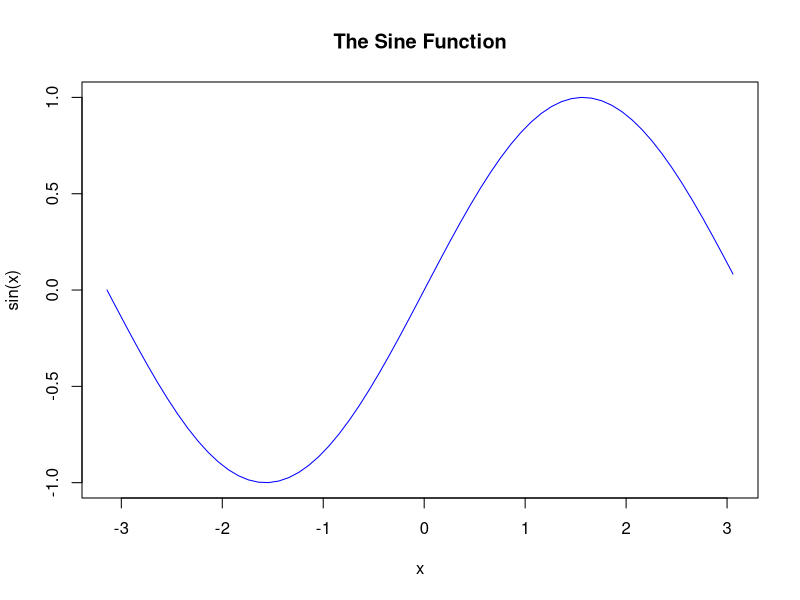
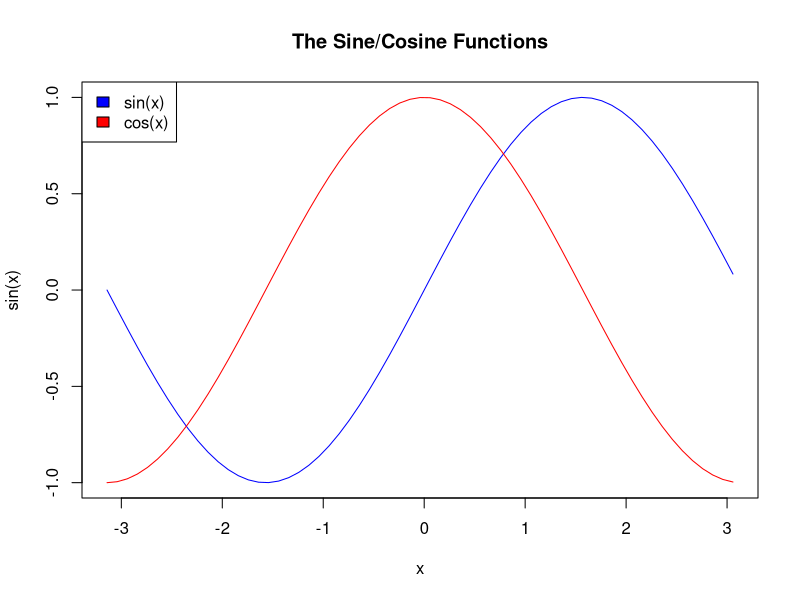
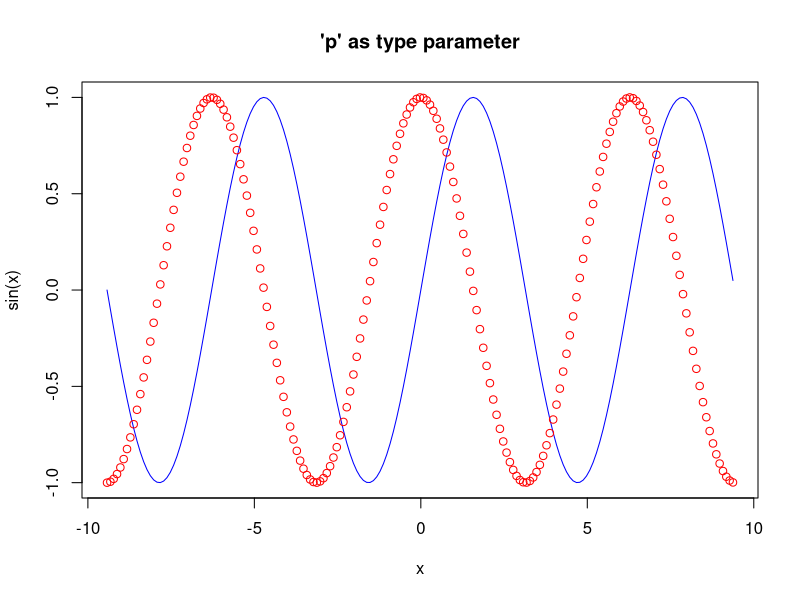
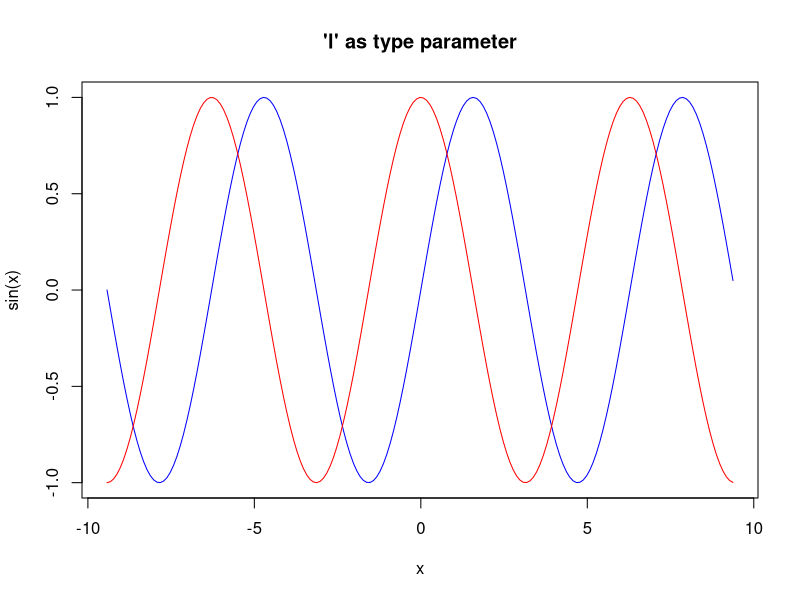
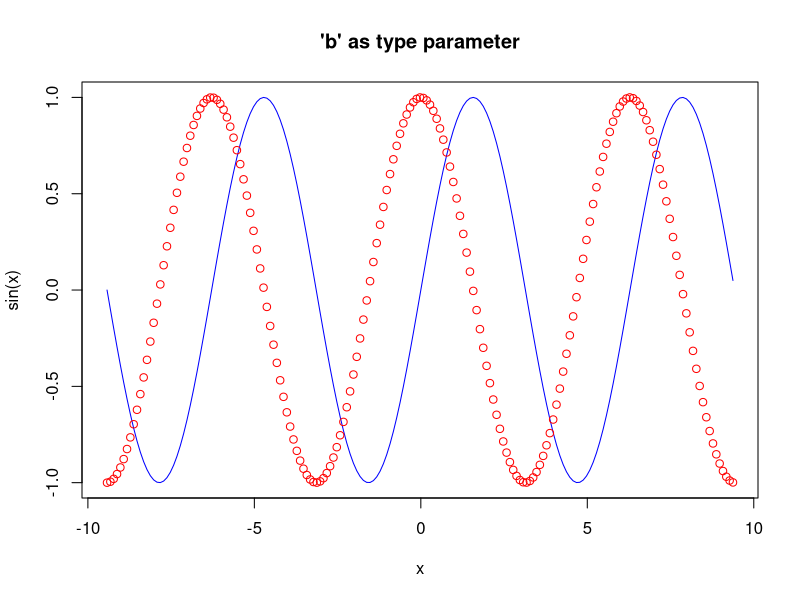
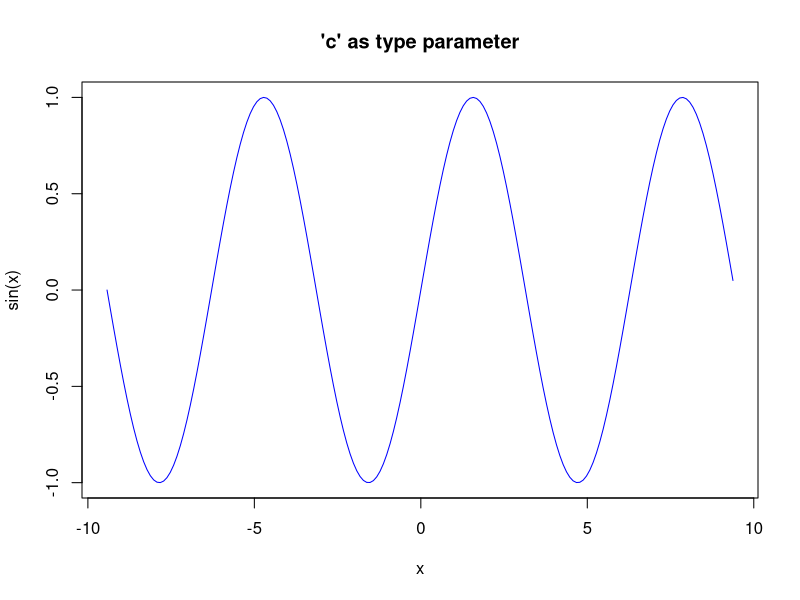
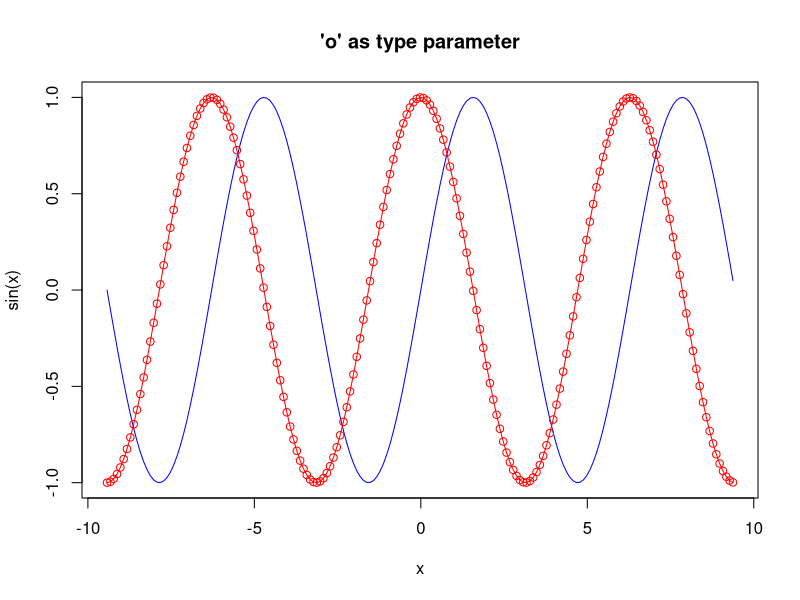
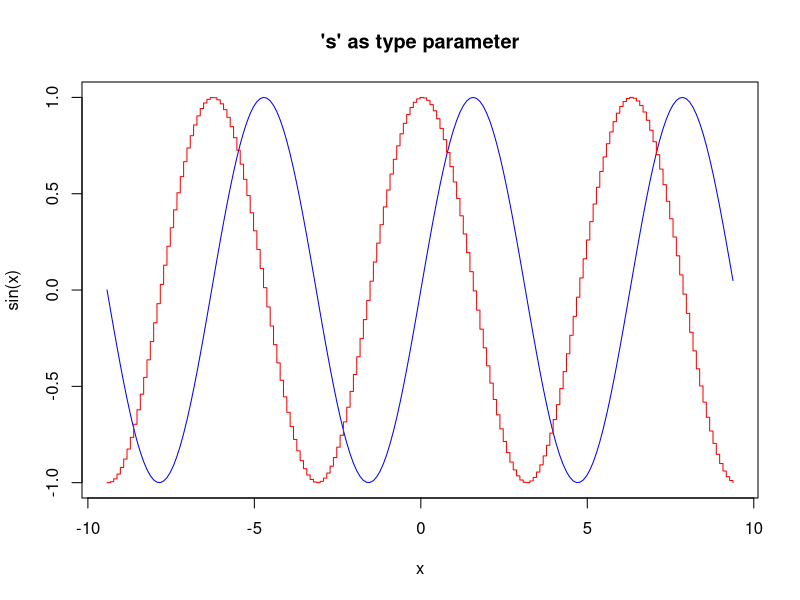

These figures' R source, in order:
# learning about the lines function 1:

x <- seq(-pi, pi, 0.1) # it crates a sequency of numbers from -pi to pi taken each 0.1
# wiht plot we create a graphical object, essential before use 'lines'
plot(x, sin(x), type = "l", main = "The Sine Function", col = "blue")

# now we have the 'lines'. It is not gonna create a new graphic object by itself!!
plot(x, sin(x), type = "l", main = "The Sine/Cosine Functions", col = "blue")
lines(x, cos(x), col = "red")

#now we are gonna add a legend at the left side
legend("topleft", c("sin(x)", "cos(x)"), fill = c("blue", "red")) 

# ===================================================
# Type parameter values:
# ----------------------
# "p" : points
# "l" : lines
# "b" : both points and lines
# "c" : empty points joined by lines
# "o" : overplotted points and lines
# "s" and "S" : stair steps
# "h" : histogram-like vertical lines
# "n" : does not product any points and lines
# ===================================================

x <- seq(-pi * 3, pi * 3, 0.1)
plot(x, sin(x), col = "blue", type= "l", main = "'p' as type parameter")
lines(x, cos(x), col = "red", type = "p")

plot(x, sin(x), col = "blue", type= "l", main = "'l' as type parameter")
lines(x, cos(x), col = "red", type = "l")

plot(x, sin(x), col = "blue", type= "l", main = "'b' as type parameter")
lines(x, cos(x), col = "red", type = "b")

plot(x, sin(x), col = "blue", type= "l", main = "'c' as type parameter")
lines(x, cos(x), col = "red", type = "c")

plot(x, sin(x), col = "blue", type= "l", main = "'o' as type parameter")
lines(x, cos(x), col = "red", type = "o")

plot(x, sin(x), col = "blue", type= "l", main = "'s' as type parameter")
lines(x, cos(x), col = "red", type = "s")

plot(x, sin(x), col = "blue", type= "l", main = "'S' as type parameter")
lines(x, cos(x), col = "red", type = "S")

plot(x, sin(x), col = "blue", type= "l", main = "'h' as type parameter")
lines(x, cos(x), col = "red", type = "h")

plot(x, sin(x), col = "blue", type= "l", main = "'n' as type parameter")
lines(x, cos(x), col = "red", type = "n")

